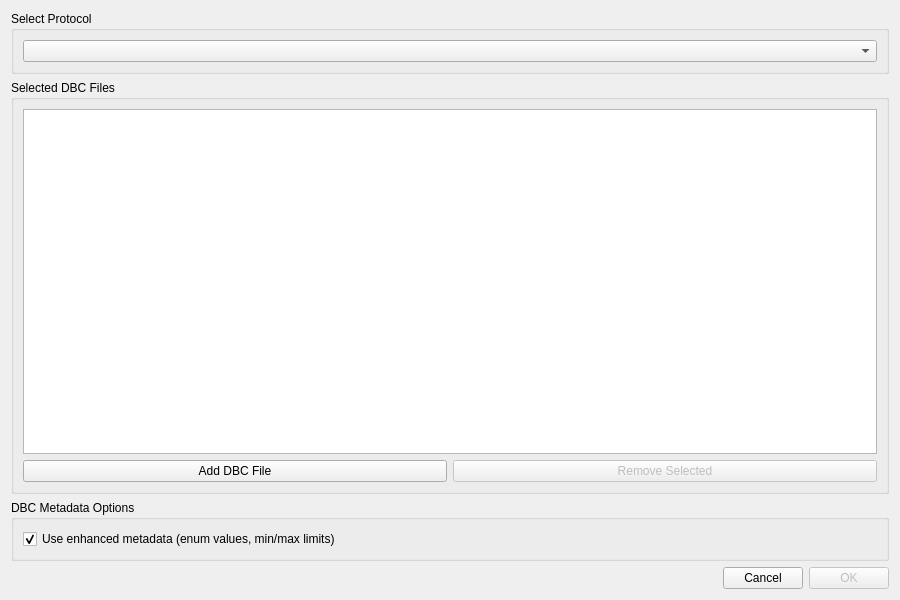
<?xml version="1.0" encoding="UTF-8"?>
<ui version="4.0">
    <class>DialogSelectCanDatabase</class>
    <widget class="QDialog" name="DialogSelectCanDatabase">
        <property name="geometry">
            <rect>
                <x>0</x>
                <y>0</y>
                <width>900</width>
                <height>600</height>
            </rect>
        </property>
        <property name="windowTitle">
            <string>Select CAN Database</string>
        </property>
        <layout class="QVBoxLayout" name="verticalLayout">
            <item>
                <widget class="QGroupBox" name="selectProtocolBox">
                    <property name="title">
                        <string>Select Protocol</string>
                    </property>
                    <layout class="QHBoxLayout" name="horizontalLayout_2">
                        <item>
                            <widget class="QComboBox" name="protocolListBox" />
                        </item>
                    </layout>
                </widget>
            </item>
            <item>
                <widget class="QGroupBox" name="databasesBox">
                    <property name="title">
                        <string>Selected DBC Files</string>
                    </property>
                    <layout class="QVBoxLayout" name="verticalLayout_2">
                        <item>
                            <widget class="QListWidget" name="dbcFilesList">
                                <property name="selectionMode">
                                    <enum>QAbstractItemView::SingleSelection</enum>
                                </property>
                            </widget>
                        </item>
                        <item>
                            <layout class="QHBoxLayout" name="databaseButtonsLayout">
                                <item>
                                    <widget class="QPushButton" name="addDatabaseButton">
                                        <property name="text">
                                            <string>Add DBC File</string>
                                        </property>
                                    </widget>
                                </item>
                                <item>
                                    <widget class="QPushButton" name="removeDatabaseButton">
                                        <property name="text">
                                            <string>Remove Selected</string>
                                        </property>
                                        <property name="enabled">
                                            <bool>false</bool>
                                        </property>
                                    </widget>
                                </item>
                            </layout>
                        </item>
                    </layout>
                </widget>
            </item>
            <item>
                <widget class="QGroupBox" name="optionsBox">
                    <property name="title">
                        <string>DBC Metadata Options</string>
                    </property>
                    <layout class="QVBoxLayout" name="optionsLayout">
                        <item>
                            <widget class="QCheckBox" name="enhancedMetadataCheckbox">
                                <property name="text">
                                    <string>Use enhanced metadata (enum values, min/max limits)</string>
                                </property>
                                <property name="checked">
                                    <bool>true</bool>
                                </property>
                            </widget>
                        </item>
                    </layout>
                </widget>
            </item>
            <item>
                <layout class="QHBoxLayout" name="horizontalLayout">
                    <item>
                        <spacer name="horizontalSpacer">
                            <property name="orientation">
                                <enum>Qt::Horizontal</enum>
                            </property>
                            <property name="sizeHint" stdset="0">
                                <size>
                                    <width>96</width>
                                    <height>20</height>
                                </size>
                            </property>
                        </spacer>
                    </item>
                    <item>
                        <widget class="QPushButton" name="cancelButton">
                            <property name="text">
                                <string>Cancel</string>
                            </property>
                            <property name="autoDefault">
                                <bool>false</bool>
                            </property>
                        </widget>
                    </item>
                    <item>
                        <widget class="QPushButton" name="okButton">
                            <property name="text">
                                <string>OK</string>
                            </property>
                            <property name="autoDefault">
                                <bool>false</bool>
                            </property>
                            <property name="default">
                                <bool>true</bool>
                            </property>
                            <property name="enabled">
                                <bool>false</bool>
                            </property>
                        </widget>
                    </item>
                </layout>
            </item>
        </layout>
    </widget>
    <resources />
    <connections />
</ui>
